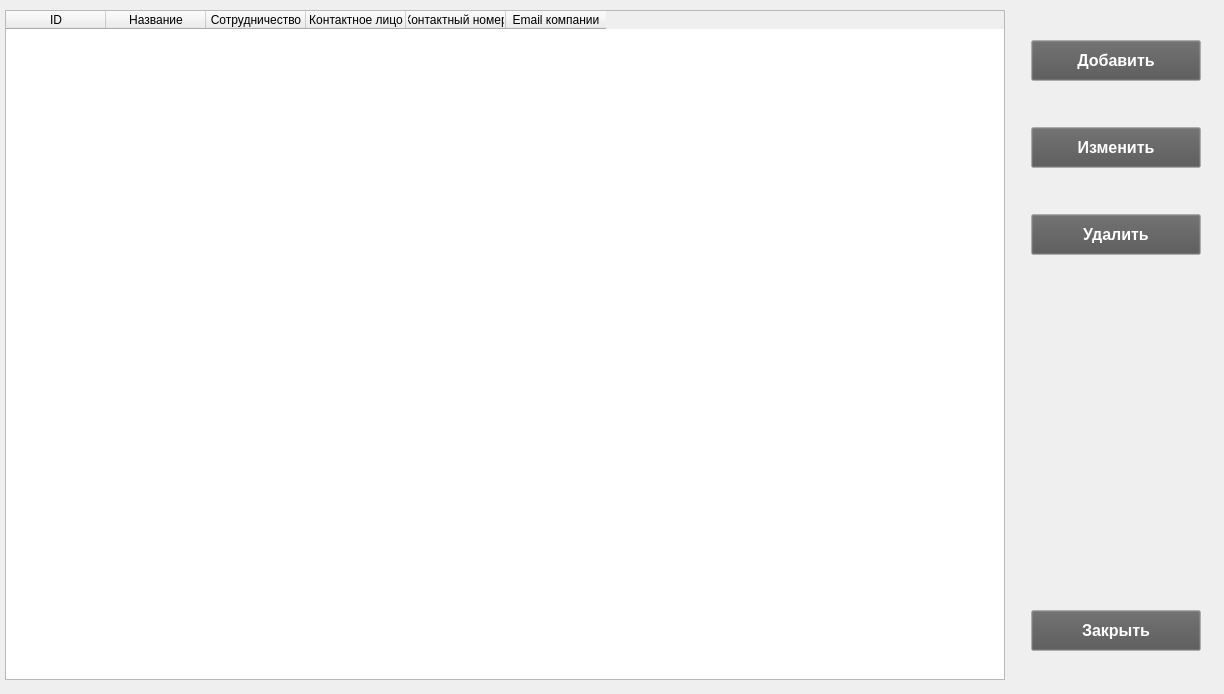
<?xml version="1.0" encoding="UTF-8"?>
<ui version="4.0">
 <class>PartnerTableWidget</class>
 <widget class="QWidget" name="PartnerTableWidget">
  <property name="geometry">
   <rect>
    <x>0</x>
    <y>0</y>
    <width>1224</width>
    <height>694</height>
   </rect>
  </property>
  <property name="windowTitle">
   <string>Form</string>
  </property>
  <widget class="QWidget" name="horizontalLayoutWidget">
   <property name="geometry">
    <rect>
     <x>0</x>
     <y>0</y>
     <width>1222</width>
     <height>691</height>
    </rect>
   </property>
   <layout class="QHBoxLayout" name="horizontalLayout">
    <item>
     <widget class="QTableWidget" name="partnertableWidget">
      <property name="sizePolicy">
       <sizepolicy hsizetype="Fixed" vsizetype="Fixed">
        <horstretch>0</horstretch>
        <verstretch>0</verstretch>
       </sizepolicy>
      </property>
      <property name="minimumSize">
       <size>
        <width>1000</width>
        <height>17</height>
       </size>
      </property>
      <property name="maximumSize">
       <size>
        <width>16777215</width>
        <height>670</height>
       </size>
      </property>
      <property name="palette">
       <palette>
        <active>
         <colorrole role="WindowText">
          <brush brushstyle="SolidPattern">
           <color alpha="255">
            <red>255</red>
            <green>255</green>
            <blue>255</blue>
           </color>
          </brush>
         </colorrole>
         <colorrole role="Text">
          <brush brushstyle="SolidPattern">
           <color alpha="255">
            <red>0</red>
            <green>0</green>
            <blue>0</blue>
           </color>
          </brush>
         </colorrole>
        </active>
        <inactive>
         <colorrole role="WindowText">
          <brush brushstyle="SolidPattern">
           <color alpha="255">
            <red>255</red>
            <green>255</green>
            <blue>255</blue>
           </color>
          </brush>
         </colorrole>
         <colorrole role="Text">
          <brush brushstyle="SolidPattern">
           <color alpha="255">
            <red>0</red>
            <green>0</green>
            <blue>0</blue>
           </color>
          </brush>
         </colorrole>
        </inactive>
        <disabled/>
       </palette>
      </property>
      <property name="sortingEnabled">
       <bool>true</bool>
      </property>
      <column>
       <property name="text">
        <string>ID</string>
       </property>
      </column>
      <column>
       <property name="text">
        <string>Название</string>
       </property>
      </column>
      <column>
       <property name="text">
        <string>Сотрудничество</string>
       </property>
      </column>
      <column>
       <property name="text">
        <string>Контактное лицо</string>
       </property>
      </column>
      <column>
       <property name="text">
        <string>Контактный номер</string>
       </property>
      </column>
      <column>
       <property name="text">
        <string>Email компании</string>
       </property>
      </column>
     </widget>
    </item>
    <item>
     <spacer name="horizontalSpacer_2">
      <property name="orientation">
       <enum>Qt::Orientation::Horizontal</enum>
      </property>
      <property name="sizeType">
       <enum>QSizePolicy::Policy::Fixed</enum>
      </property>
      <property name="sizeHint" stdset="0">
       <size>
        <width>15</width>
        <height>20</height>
       </size>
      </property>
     </spacer>
    </item>
    <item>
     <layout class="QVBoxLayout" name="verticalLayout">
      <property name="sizeConstraint">
       <enum>QLayout::SizeConstraint::SetMinAndMaxSize</enum>
      </property>
      <item>
       <spacer name="verticalSpacer">
        <property name="orientation">
         <enum>Qt::Orientation::Vertical</enum>
        </property>
        <property name="sizeType">
         <enum>QSizePolicy::Policy::Fixed</enum>
        </property>
        <property name="sizeHint" stdset="0">
         <size>
          <width>20</width>
          <height>40</height>
         </size>
        </property>
       </spacer>
      </item>
      <item>
       <widget class="QPushButton" name="insertButton">
        <property name="sizePolicy">
         <sizepolicy hsizetype="Fixed" vsizetype="Fixed">
          <horstretch>0</horstretch>
          <verstretch>0</verstretch>
         </sizepolicy>
        </property>
        <property name="minimumSize">
         <size>
          <width>170</width>
          <height>41</height>
         </size>
        </property>
        <property name="maximumSize">
         <size>
          <width>150</width>
          <height>16777215</height>
         </size>
        </property>
        <property name="palette">
         <palette>
          <active>
           <colorrole role="WindowText">
            <brush brushstyle="SolidPattern">
             <color alpha="255">
              <red>255</red>
              <green>255</green>
              <blue>255</blue>
             </color>
            </brush>
           </colorrole>
           <colorrole role="Button">
            <brush brushstyle="SolidPattern">
             <color alpha="255">
              <red>84</red>
              <green>84</green>
              <blue>84</blue>
             </color>
            </brush>
           </colorrole>
           <colorrole role="ButtonText">
            <brush brushstyle="SolidPattern">
             <color alpha="255">
              <red>255</red>
              <green>255</green>
              <blue>255</blue>
             </color>
            </brush>
           </colorrole>
          </active>
          <inactive>
           <colorrole role="WindowText">
            <brush brushstyle="SolidPattern">
             <color alpha="255">
              <red>255</red>
              <green>255</green>
              <blue>255</blue>
             </color>
            </brush>
           </colorrole>
           <colorrole role="Button">
            <brush brushstyle="SolidPattern">
             <color alpha="255">
              <red>84</red>
              <green>84</green>
              <blue>84</blue>
             </color>
            </brush>
           </colorrole>
           <colorrole role="ButtonText">
            <brush brushstyle="SolidPattern">
             <color alpha="255">
              <red>255</red>
              <green>255</green>
              <blue>255</blue>
             </color>
            </brush>
           </colorrole>
          </inactive>
          <disabled>
           <colorrole role="Button">
            <brush brushstyle="SolidPattern">
             <color alpha="255">
              <red>84</red>
              <green>84</green>
              <blue>84</blue>
             </color>
            </brush>
           </colorrole>
          </disabled>
         </palette>
        </property>
        <property name="font">
         <font>
          <pointsize>12</pointsize>
          <bold>true</bold>
         </font>
        </property>
        <property name="text">
         <string>Добавить</string>
        </property>
       </widget>
      </item>
      <item>
       <spacer name="verticalSpacer_4">
        <property name="orientation">
         <enum>Qt::Orientation::Vertical</enum>
        </property>
        <property name="sizeType">
         <enum>QSizePolicy::Policy::Fixed</enum>
        </property>
        <property name="sizeHint" stdset="0">
         <size>
          <width>20</width>
          <height>40</height>
         </size>
        </property>
       </spacer>
      </item>
      <item>
       <widget class="QPushButton" name="editButton">
        <property name="sizePolicy">
         <sizepolicy hsizetype="Fixed" vsizetype="Fixed">
          <horstretch>0</horstretch>
          <verstretch>0</verstretch>
         </sizepolicy>
        </property>
        <property name="minimumSize">
         <size>
          <width>170</width>
          <height>41</height>
         </size>
        </property>
        <property name="maximumSize">
         <size>
          <width>150</width>
          <height>16777215</height>
         </size>
        </property>
        <property name="palette">
         <palette>
          <active>
           <colorrole role="WindowText">
            <brush brushstyle="SolidPattern">
             <color alpha="255">
              <red>255</red>
              <green>255</green>
              <blue>255</blue>
             </color>
            </brush>
           </colorrole>
           <colorrole role="Button">
            <brush brushstyle="SolidPattern">
             <color alpha="255">
              <red>84</red>
              <green>84</green>
              <blue>84</blue>
             </color>
            </brush>
           </colorrole>
           <colorrole role="ButtonText">
            <brush brushstyle="SolidPattern">
             <color alpha="255">
              <red>255</red>
              <green>255</green>
              <blue>255</blue>
             </color>
            </brush>
           </colorrole>
          </active>
          <inactive>
           <colorrole role="WindowText">
            <brush brushstyle="SolidPattern">
             <color alpha="255">
              <red>255</red>
              <green>255</green>
              <blue>255</blue>
             </color>
            </brush>
           </colorrole>
           <colorrole role="Button">
            <brush brushstyle="SolidPattern">
             <color alpha="255">
              <red>84</red>
              <green>84</green>
              <blue>84</blue>
             </color>
            </brush>
           </colorrole>
           <colorrole role="ButtonText">
            <brush brushstyle="SolidPattern">
             <color alpha="255">
              <red>255</red>
              <green>255</green>
              <blue>255</blue>
             </color>
            </brush>
           </colorrole>
          </inactive>
          <disabled>
           <colorrole role="Button">
            <brush brushstyle="SolidPattern">
             <color alpha="255">
              <red>84</red>
              <green>84</green>
              <blue>84</blue>
             </color>
            </brush>
           </colorrole>
          </disabled>
         </palette>
        </property>
        <property name="font">
         <font>
          <pointsize>12</pointsize>
          <bold>true</bold>
         </font>
        </property>
        <property name="text">
         <string>Изменить</string>
        </property>
       </widget>
      </item>
      <item>
       <spacer name="verticalSpacer_5">
        <property name="orientation">
         <enum>Qt::Orientation::Vertical</enum>
        </property>
        <property name="sizeType">
         <enum>QSizePolicy::Policy::Fixed</enum>
        </property>
        <property name="sizeHint" stdset="0">
         <size>
          <width>20</width>
          <height>40</height>
         </size>
        </property>
       </spacer>
      </item>
      <item>
       <widget class="QPushButton" name="deleteButton">
        <property name="sizePolicy">
         <sizepolicy hsizetype="Fixed" vsizetype="Fixed">
          <horstretch>0</horstretch>
          <verstretch>0</verstretch>
         </sizepolicy>
        </property>
        <property name="minimumSize">
         <size>
          <width>170</width>
          <height>41</height>
         </size>
        </property>
        <property name="maximumSize">
         <size>
          <width>150</width>
          <height>16777215</height>
         </size>
        </property>
        <property name="palette">
         <palette>
          <active>
           <colorrole role="WindowText">
            <brush brushstyle="SolidPattern">
             <color alpha="255">
              <red>255</red>
              <green>255</green>
              <blue>255</blue>
             </color>
            </brush>
           </colorrole>
           <colorrole role="Button">
            <brush brushstyle="SolidPattern">
             <color alpha="255">
              <red>84</red>
              <green>84</green>
              <blue>84</blue>
             </color>
            </brush>
           </colorrole>
           <colorrole role="ButtonText">
            <brush brushstyle="SolidPattern">
             <color alpha="255">
              <red>255</red>
              <green>255</green>
              <blue>255</blue>
             </color>
            </brush>
           </colorrole>
          </active>
          <inactive>
           <colorrole role="WindowText">
            <brush brushstyle="SolidPattern">
             <color alpha="255">
              <red>255</red>
              <green>255</green>
              <blue>255</blue>
             </color>
            </brush>
           </colorrole>
           <colorrole role="Button">
            <brush brushstyle="SolidPattern">
             <color alpha="255">
              <red>84</red>
              <green>84</green>
              <blue>84</blue>
             </color>
            </brush>
           </colorrole>
           <colorrole role="ButtonText">
            <brush brushstyle="SolidPattern">
             <color alpha="255">
              <red>255</red>
              <green>255</green>
              <blue>255</blue>
             </color>
            </brush>
           </colorrole>
          </inactive>
          <disabled>
           <colorrole role="Button">
            <brush brushstyle="SolidPattern">
             <color alpha="255">
              <red>84</red>
              <green>84</green>
              <blue>84</blue>
             </color>
            </brush>
           </colorrole>
          </disabled>
         </palette>
        </property>
        <property name="font">
         <font>
          <pointsize>12</pointsize>
          <bold>true</bold>
         </font>
        </property>
        <property name="text">
         <string>Удалить</string>
        </property>
       </widget>
      </item>
      <item>
       <spacer name="verticalSpacer_3">
        <property name="orientation">
         <enum>Qt::Orientation::Vertical</enum>
        </property>
        <property name="sizeType">
         <enum>QSizePolicy::Policy::Expanding</enum>
        </property>
        <property name="sizeHint" stdset="0">
         <size>
          <width>20</width>
          <height>40</height>
         </size>
        </property>
       </spacer>
      </item>
      <item>
       <widget class="QPushButton" name="closeButton">
        <property name="sizePolicy">
         <sizepolicy hsizetype="Fixed" vsizetype="Fixed">
          <horstretch>0</horstretch>
          <verstretch>0</verstretch>
         </sizepolicy>
        </property>
        <property name="minimumSize">
         <size>
          <width>170</width>
          <height>41</height>
         </size>
        </property>
        <property name="maximumSize">
         <size>
          <width>150</width>
          <height>16777215</height>
         </size>
        </property>
        <property name="palette">
         <palette>
          <active>
           <colorrole role="WindowText">
            <brush brushstyle="SolidPattern">
             <color alpha="255">
              <red>255</red>
              <green>255</green>
              <blue>255</blue>
             </color>
            </brush>
           </colorrole>
           <colorrole role="Button">
            <brush brushstyle="SolidPattern">
             <color alpha="255">
              <red>84</red>
              <green>84</green>
              <blue>84</blue>
             </color>
            </brush>
           </colorrole>
           <colorrole role="ButtonText">
            <brush brushstyle="SolidPattern">
             <color alpha="255">
              <red>255</red>
              <green>255</green>
              <blue>255</blue>
             </color>
            </brush>
           </colorrole>
          </active>
          <inactive>
           <colorrole role="WindowText">
            <brush brushstyle="SolidPattern">
             <color alpha="255">
              <red>255</red>
              <green>255</green>
              <blue>255</blue>
             </color>
            </brush>
           </colorrole>
           <colorrole role="Button">
            <brush brushstyle="SolidPattern">
             <color alpha="255">
              <red>84</red>
              <green>84</green>
              <blue>84</blue>
             </color>
            </brush>
           </colorrole>
           <colorrole role="ButtonText">
            <brush brushstyle="SolidPattern">
             <color alpha="255">
              <red>255</red>
              <green>255</green>
              <blue>255</blue>
             </color>
            </brush>
           </colorrole>
          </inactive>
          <disabled>
           <colorrole role="Button">
            <brush brushstyle="SolidPattern">
             <color alpha="255">
              <red>84</red>
              <green>84</green>
              <blue>84</blue>
             </color>
            </brush>
           </colorrole>
          </disabled>
         </palette>
        </property>
        <property name="font">
         <font>
          <pointsize>12</pointsize>
          <bold>true</bold>
         </font>
        </property>
        <property name="text">
         <string>Закрыть</string>
        </property>
       </widget>
      </item>
      <item>
       <spacer name="verticalSpacer_2">
        <property name="orientation">
         <enum>Qt::Orientation::Vertical</enum>
        </property>
        <property name="sizeType">
         <enum>QSizePolicy::Policy::Fixed</enum>
        </property>
        <property name="sizeHint" stdset="0">
         <size>
          <width>20</width>
          <height>40</height>
         </size>
        </property>
       </spacer>
      </item>
     </layout>
    </item>
    <item>
     <spacer name="horizontalSpacer">
      <property name="orientation">
       <enum>Qt::Orientation::Horizontal</enum>
      </property>
      <property name="sizeType">
       <enum>QSizePolicy::Policy::Fixed</enum>
      </property>
      <property name="sizeHint" stdset="0">
       <size>
        <width>15</width>
        <height>20</height>
       </size>
      </property>
     </spacer>
    </item>
   </layout>
  </widget>
 </widget>
 <resources/>
 <connections/>
</ui>
